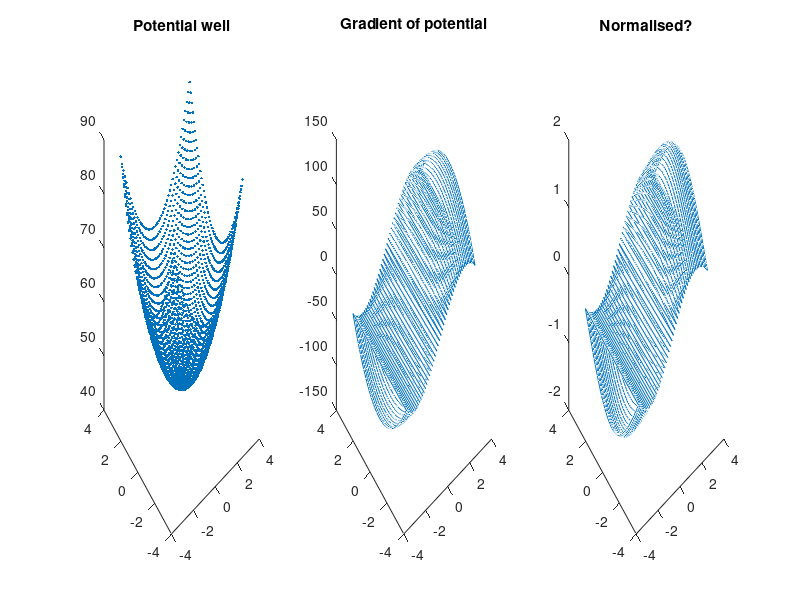

This chart was generated by the following MATLAB code: (Note: this script raises an error after producing the figure.)
[x,y] = meshgrid(linspace(-pi,pi,50),linspace(-pi,pi,50));
coords = [];
for i = 1:size(x,1)^2
    coords = [coords, [x(i);y(i)]];
end
location = [-5,0;5,0];
radius = [1,1];
depth = [1,1];

fx = 0;
fy = 0;
fn = 0;
for j = 1:length(radius)
%     stim = depth(j)*exp(-0.5*((coords(1,:)-location(j,1)).^2+...
%             (coords(2,:)-location(j,2)).^2)/width(j));
    stim = (coords(1,:)/radius(j) + location(j,1)).^2 + ...
        (coords(2,:)/radius(j) + location(j,2)).^2 - depth(j);
    fx = fx + stim.*(-(coords(1,:)-location(j,1))/radius(j));
    fy = fy + stim.*(-(coords(2,:)-location(j,2))/radius(j));
    fn = fn + stim;
end
f = [fx;fy]./fn;


figure
subplot(1,3,1)
plot3(coords(1,:),coords(2,:),fn,'.')
title('Potential well')

subplot(1,3,2)
plot3(coords(1,:),coords(2,:),fx)
title('Gradient of potential')

subplot(1,3,3)
plot3(coords(1,:),coords(2,:),fx./fn)
title('Normalised?')

sgtitle(['width: ', num2str(radius),', depth: ', num2str(depth)])


%% Assigment lol
eps = 8.85*10^-12;
9.109*10^-31;
c = 3*10^8;
g = 10^5;
e = 1.602*10^-19;
me = 9.109*10^-31;
B = 1*10^-9;
6*pi*eps*me^3*c^3/(e^4*g*B^2) / (60*60*24*365)


%%

bounds = 2;
[x,y] = meshgrid(linspace(-bounds,bounds,50),linspace(-bounds,bounds,50));
coords = [];
for i = 1:size(x,1)^2
    coords = [coords, [x(i);y(i)]];
end
location = [0;0];
radius = 1;
depth = 2;
z = depth*(((coords(1,:) - location(1)).^2 + (coords(2,:) - location(2)).^2)/radius^2 - 1);
zgrad = sum(2*depth/radius^2 * (coords - location),1);

% plot3(coords(1,:),coords(2,:),sum(zgrad,1).*(z<=0),'.','markersize',5)
% title(['width: ', num2str(width),', depth: ', num2str(depth)])

z = quadratic_rewards(coords,p);
figure
subplot(1,2,1)
plot3(coords(1,:),coords(2,:),z,'.')
title('Potential well')

subplot(1,2,2)
plot3(coords(1,:),coords(2,:),zgrad.*(z<=0))
title('Gradient of potential')

sgtitle(['width: ', num2str(radius),', depth: ', num2str(depth)])

